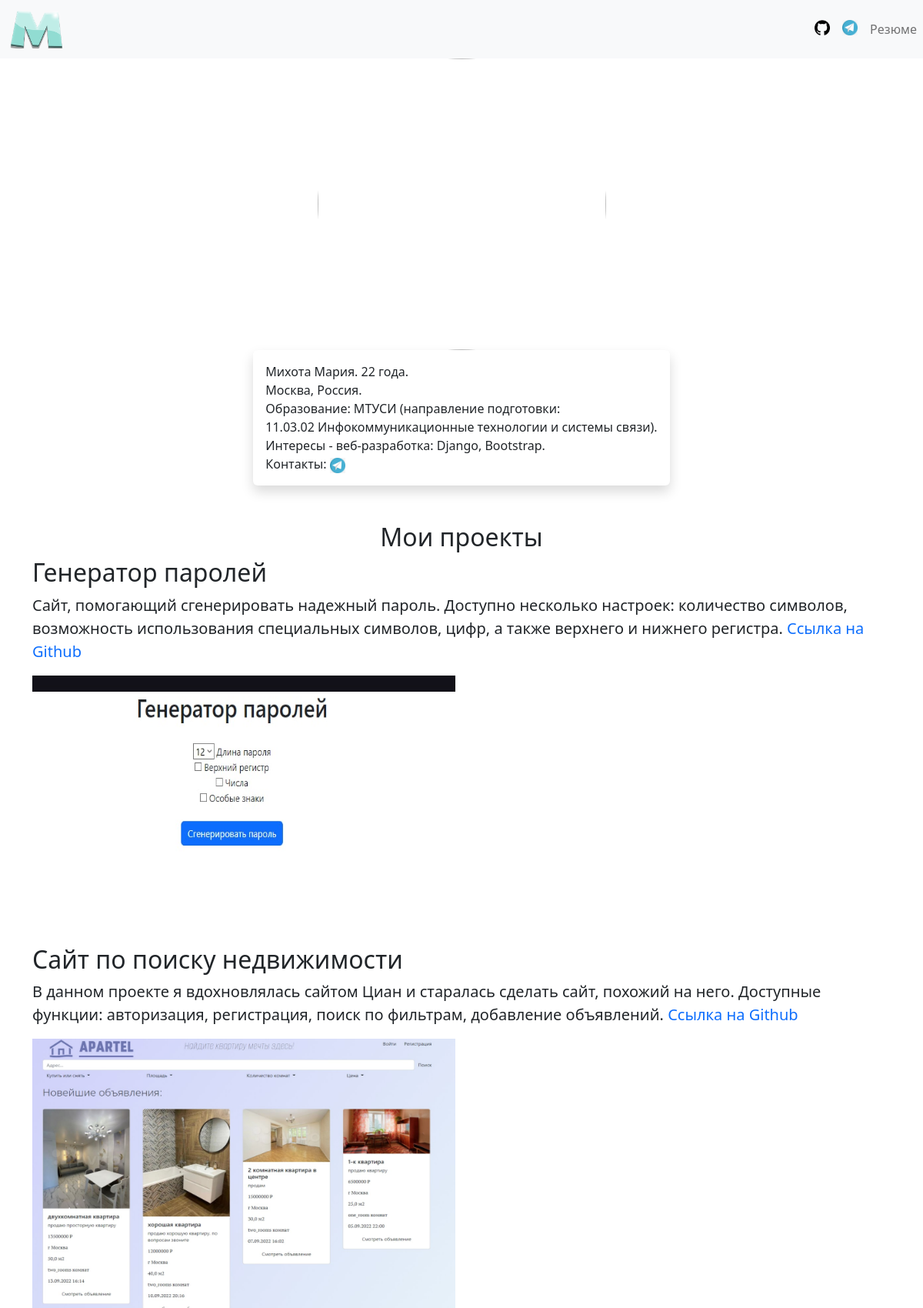
Before: / with the older database file.
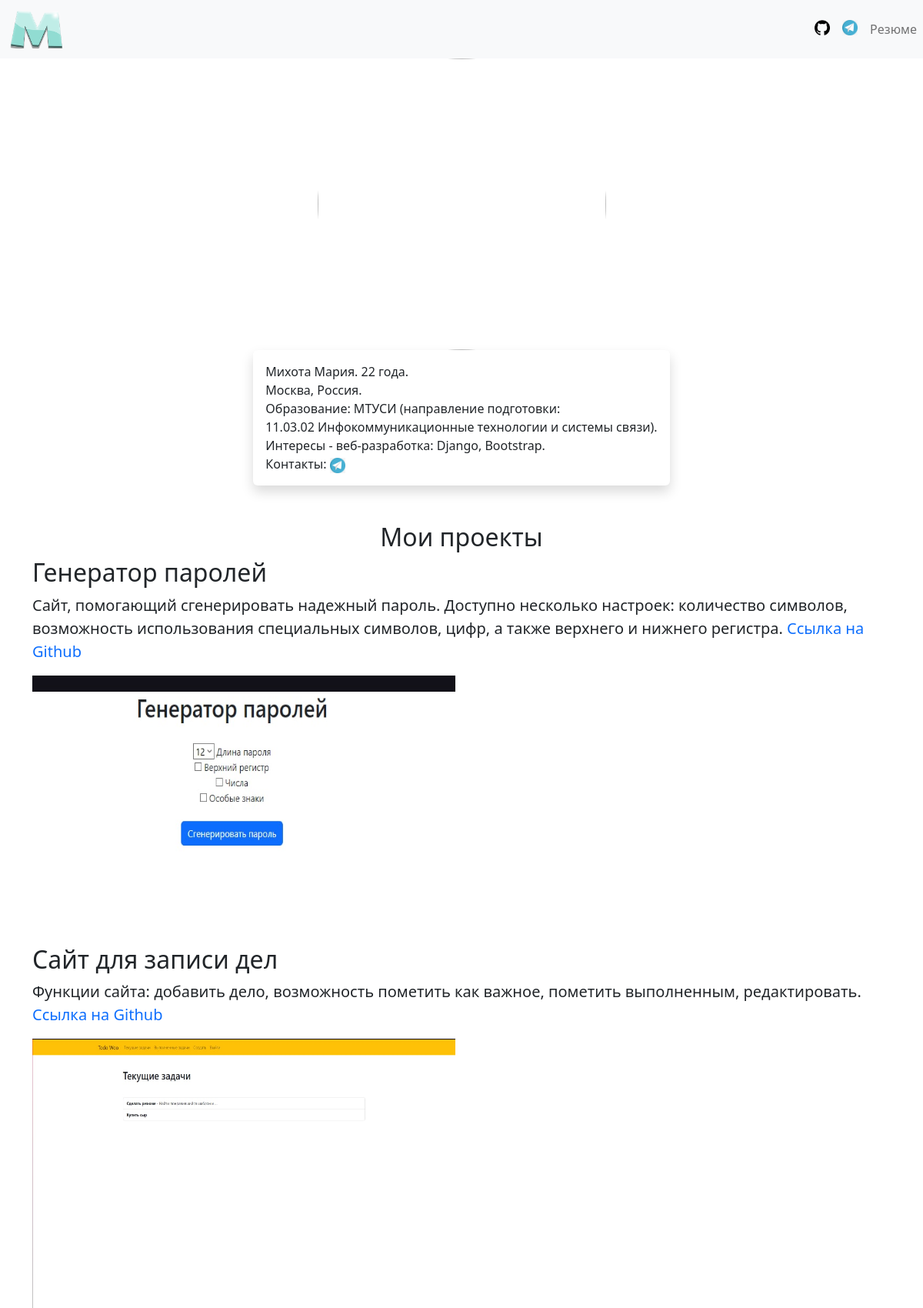
After: the same page with the newer database file.
### portfolio/models.py (models this page shows, shortened)
class Project(models.Model):
    title = models.CharField(max_length=100)
    description = models.CharField(max_length=250)
    image = models.ImageField(upload_to='portfolio/images/')
    url = models.URLField(blank=True)

### portfolio/views.py (the view)
# urls.py: 2. Add a URL to urlpatterns:  path('', views.home, name='home')
def home(request):
    projects = Project.objects.all()
    return render(request, 'portfolio/home.html', {'obj': projects})

### portfolio/templates/portfolio/home.html (shortened to what this page needs)
{% extends 'portfolio/base.html' %}
{% load static %}
{% block content %}
<div class="container">
    <div class="row">
        <div class="col">
            <div class="d-flex justify-content-center">
                <img src="{% static 'portfolio/me_photo.png' %}" class="rounded-circle" height="379" width="375">
            </div>
        </div>
    </div>
    <div class="row">
        <div class="col">
            <div class="d-flex justify-content-center">
                <div class="shadow p-3 mb-5 bg-white rounded">
                    Михота Мария. 22 года.<br>Москва, Россия.<br>Образование: МТУСИ (направление подготовки:<br>11.03.02
                    Инфокоммуникационные технологии и системы связи).<br>Интересы - веб-разработка: Django,
                    Bootstrap.<br>Контакты: <a href="https://t.me/p1ngw1n1234" target="_blank"><img
                        src="{% static 'portfolio/tg_pic.png' %}"
                        height="20" width="20"></a>
                </div>
            </div>
        </div>
    </div>
    <div class="row">
        <div class="col">
            <div class="d-flex justify-content-center">
                <h2>Мои проекты</h2>
            </div>
        </div>
    </div>
    {% for item in obj %}
    <div class="row">
        <div class="d-flex justify-content-center">
            <div class="col">
                <h2>{{ item.title }}<br></h2>
                <p class="fs-5">{{ item.description }}
                    {% if item.url %}
                    <a href="{{ item.url }}" class="text-decoration-none" target="_blank">Ссылка на Github</a>
                    {% endif %}<br></p>
                <img src="{{ item.image.url }}" height="350" width="550"><br>
            </div>
        </div>
    </div>
    {% endfor %}
</div>
{% endblock %}

Changed rows visible on the page:
changed Project: title "Сайт по поиску недвижимости" → "Сайт для записи дел"; description "В данном проекте я вдохновлялась сайтом Циан и старалась сделать сайт, похожий на него. Доступные функции: авторизация, регистрация, поиск по фильтрам, добавление объявлений." → "Функции сайта: добавить дело, возможность пометить как важное, пометить выполненным, редактировать."; image: a different picture
